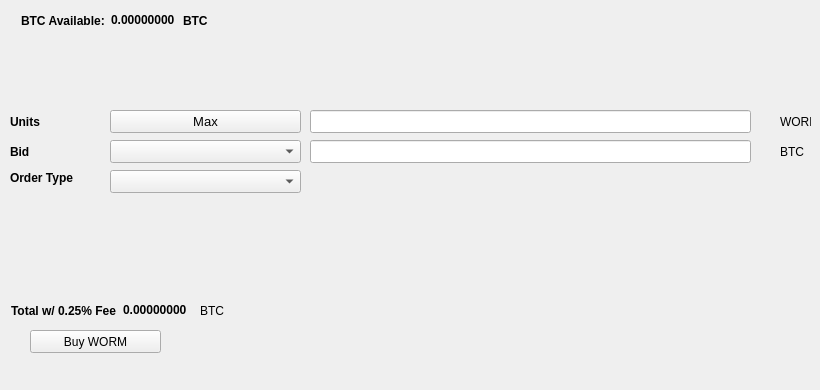
   <widget class="QWidget" name="BuyTab">
    <attribute name="title">
     <string>Buy</string>
    </attribute>
    <widget class="QPushButton" name="BuyWORM">
     <property name="geometry">
      <rect>
       <x>30</x>
       <y>330</y>
       <width>131</width>
       <height>23</height>
      </rect>
     </property>
     <property name="text">
      <string>Buy WORM</string>
     </property>
     <property name="icon">
      <iconset resource="../worm.qrc">
       <normaloff>:/icons/bitcoin</normaloff>:/icons/bitcoin</iconset>
     </property>
    </widget>
    <widget class="QLabel" name="label_3">
     <property name="geometry">
      <rect>
       <x>10</x>
       <y>110</y>
       <width>46</width>
       <height>23</height>
      </rect>
     </property>
     <property name="font">
      <font>
       <weight>75</weight>
       <bold>true</bold>
      </font>
     </property>
     <property name="text">
      <string>Units</string>
     </property>
    </widget>
    <widget class="QLineEdit" name="UnitsInput">
     <property name="geometry">
      <rect>
       <x>310</x>
       <y>110</y>
       <width>441</width>
       <height>23</height>
      </rect>
     </property>
     <property name="font">
      <font>
       <pointsize>9</pointsize>
       <weight>75</weight>
       <bold>true</bold>
      </font>
     </property>
    </widget>
    <widget class="QLineEdit" name="BuyBidPriceEdit">
     <property name="geometry">
      <rect>
       <x>310</x>
       <y>140</y>
       <width>441</width>
       <height>23</height>
      </rect>
     </property>
     <property name="font">
      <font>
       <pointsize>9</pointsize>
       <weight>75</weight>
       <bold>true</bold>
      </font>
     </property>
    </widget>
    <widget class="QLabel" name="label_4">
     <property name="geometry">
      <rect>
       <x>780</x>
       <y>110</y>
       <width>31</width>
       <height>23</height>
      </rect>
     </property>
     <property name="text">
      <string>WORM</string>
     </property>
    </widget>
    <widget class="QLabel" name="label_5">
     <property name="geometry">
      <rect>
       <x>780</x>
       <y>140</y>
       <width>31</width>
       <height>23</height>
      </rect>
     </property>
     <property name="text">
      <string>BTC</string>
     </property>
    </widget>
    <widget class="QLabel" name="label_6">
     <property name="geometry">
      <rect>
       <x>10</x>
       <y>140</y>
       <width>46</width>
       <height>23</height>
      </rect>
     </property>
     <property name="font">
      <font>
       <weight>75</weight>
       <bold>true</bold>
      </font>
     </property>
     <property name="text">
      <string>Bid</string>
     </property>
    </widget>
    <widget class="QLabel" name="label_7">
     <property name="geometry">
      <rect>
       <x>10</x>
       <y>170</y>
       <width>91</width>
       <height>16</height>
      </rect>
     </property>
     <property name="font">
      <font>
       <weight>75</weight>
       <bold>true</bold>
      </font>
     </property>
     <property name="text">
      <string>Order Type</string>
     </property>
    </widget>
    <widget class="QPushButton" name="Buy_Max_Amount">
     <property name="geometry">
      <rect>
       <x>110</x>
       <y>110</y>
       <width>191</width>
       <height>23</height>
      </rect>
     </property>
     <property name="font">
      <font>
       <pointsize>10</pointsize>
      </font>
     </property>
     <property name="text">
      <string>Max</string>
     </property>
    </widget>
    <widget class="QComboBox" name="BuyBidcomboBox">
     <property name="geometry">
      <rect>
       <x>110</x>
       <y>140</y>
       <width>191</width>
       <height>23</height>
      </rect>
     </property>
     <property name="font">
      <font>
       <pointsize>10</pointsize>
      </font>
     </property>
    </widget>
    <widget class="QComboBox" name="buyOrdertypeCombo">
     <property name="geometry">
      <rect>
       <x>110</x>
       <y>170</y>
       <width>191</width>
       <height>23</height>
      </rect>
     </property>
     <property name="font">
      <font>
       <pointsize>10</pointsize>
      </font>
     </property>
    </widget>
    <widget class="QWidget" name="layoutWidget1">
     <property name="geometry">
      <rect>
       <x>21</x>
       <y>11</y>
       <width>227</width>
       <height>19</height>
      </rect>
     </property>
     <layout class="QHBoxLayout" name="horizontalLayout_3">
      <item>
       <widget class="QLabel" name="label232">
        <property name="font">
         <font>
          <weight>75</weight>
          <bold>true</bold>
         </font>
        </property>
        <property name="text">
         <string>BTC Available:</string>
        </property>
       </widget>
      </item>
      <item>
       <widget class="QLabel" name="BtcAvailableLbl">
        <property name="palette">
         <palette>
          <active>
           <colorrole role="WindowText">
            <brush brushstyle="SolidPattern">
             <color alpha="255">
              <red>0</red>
              <green>0</green>
              <blue>0</blue>
             </color>
            </brush>
           </colorrole>
           <colorrole role="Button">
            <brush brushstyle="SolidPattern">
             <color alpha="255">
              <red>0</red>
              <green>170</green>
              <blue>0</blue>
             </color>
            </brush>
           </colorrole>
           <colorrole role="Light">
            <brush brushstyle="SolidPattern">
             <color alpha="255">
              <red>0</red>
              <green>255</green>
              <blue>0</blue>
             </color>
            </brush>
           </colorrole>
           <colorrole role="Midlight">
            <brush brushstyle="SolidPattern">
             <color alpha="255">
              <red>0</red>
              <green>212</green>
              <blue>0</blue>
             </color>
            </brush>
           </colorrole>
           <colorrole role="Dark">
            <brush brushstyle="SolidPattern">
             <color alpha="255">
              <red>0</red>
              <green>85</green>
              <blue>0</blue>
             </color>
            </brush>
           </colorrole>
           <colorrole role="Mid">
            <brush brushstyle="SolidPattern">
             <color alpha="255">
              <red>0</red>
              <green>113</green>
              <blue>0</blue>
             </color>
            </brush>
           </colorrole>
           <colorrole role="Text">
            <brush brushstyle="SolidPattern">
             <color alpha="255">
              <red>0</red>
              <green>170</green>
              <blue>0</blue>
             </color>
            </brush>
           </colorrole>
           <colorrole role="BrightText">
            <brush brushstyle="SolidPattern">
             <color alpha="255">
              <red>255</red>
              <green>255</green>
              <blue>255</blue>
             </color>
            </brush>
           </colorrole>
           <colorrole role="ButtonText">
            <brush brushstyle="SolidPattern">
             <color alpha="255">
              <red>0</red>
              <green>0</green>
              <blue>0</blue>
             </color>
            </brush>
           </colorrole>
           <colorrole role="Base">
            <brush brushstyle="SolidPattern">
             <color alpha="255">
              <red>255</red>
              <green>255</green>
              <blue>255</blue>
             </color>
            </brush>
           </colorrole>
           <colorrole role="Window">
            <brush brushstyle="SolidPattern">
             <color alpha="255">
              <red>0</red>
              <green>170</green>
              <blue>0</blue>
             </color>
            </brush>
           </colorrole>
           <colorrole role="Shadow">
            <brush brushstyle="SolidPattern">
             <color alpha="255">
              <red>0</red>
              <green>0</green>
              <blue>0</blue>
             </color>
            </brush>
           </colorrole>
           <colorrole role="AlternateBase">
            <brush brushstyle="SolidPattern">
             <color alpha="255">
              <red>127</red>
              <green>212</green>
              <blue>127</blue>
             </color>
            </brush>
           </colorrole>
           <colorrole role="ToolTipBase">
            <brush brushstyle="SolidPattern">
             <color alpha="255">
              <red>255</red>
              <green>255</green>
              <blue>220</blue>
             </color>
            </brush>
           </colorrole>
           <colorrole role="ToolTipText">
            <brush brushstyle="SolidPattern">
             <color alpha="255">
              <red>0</red>
              <green>0</green>
              <blue>0</blue>
             </color>
            </brush>
           </colorrole>
          </active>
          <inactive>
           <colorrole role="WindowText">
            <brush brushstyle="SolidPattern">
             <color alpha="255">
              <red>0</red>
              <green>0</green>
              <blue>0</blue>
             </color>
            </brush>
           </colorrole>
           <colorrole role="Button">
            <brush brushstyle="SolidPattern">
             <color alpha="255">
              <red>0</red>
              <green>170</green>
              <blue>0</blue>
             </color>
            </brush>
           </colorrole>
           <colorrole role="Light">
            <brush brushstyle="SolidPattern">
             <color alpha="255">
              <red>0</red>
              <green>255</green>
              <blue>0</blue>
             </color>
            </brush>
           </colorrole>
           <colorrole role="Midlight">
            <brush brushstyle="SolidPattern">
             <color alpha="255">
              <red>0</red>
              <green>212</green>
              <blue>0</blue>
             </color>
            </brush>
           </colorrole>
           <colorrole role="Dark">
            <brush brushstyle="SolidPattern">
             <color alpha="255">
              <red>0</red>
              <green>85</green>
              <blue>0</blue>
             </color>
            </brush>
           </colorrole>
           <colorrole role="Mid">
            <brush brushstyle="SolidPattern">
             <color alpha="255">
              <red>0</red>
              <green>113</green>
              <blue>0</blue>
             </color>
            </brush>
           </colorrole>
           <colorrole role="Text">
            <brush brushstyle="SolidPattern">
             <color alpha="255">
              <red>0</red>
              <green>170</green>
              <blue>0</blue>
             </color>
            </brush>
           </colorrole>
           <colorrole role="BrightText">
            <brush brushstyle="SolidPattern">
             <color alpha="255">
              <red>255</red>
              <green>255</green>
              <blue>255</blue>
             </color>
            </brush>
           </colorrole>
           <colorrole role="ButtonText">
            <brush brushstyle="SolidPattern">
             <color alpha="255">
              <red>0</red>
              <green>0</green>
              <blue>0</blue>
             </color>
            </brush>
           </colorrole>
           <colorrole role="Base">
            <brush brushstyle="SolidPattern">
             <color alpha="255">
              <red>255</red>
              <green>255</green>
              <blue>255</blue>
             </color>
            </brush>
           </colorrole>
           <colorrole role="Window">
            <brush brushstyle="SolidPattern">
             <color alpha="255">
              <red>0</red>
              <green>170</green>
              <blue>0</blue>
             </color>
            </brush>
           </colorrole>
           <colorrole role="Shadow">
            <brush brushstyle="SolidPattern">
             <color alpha="255">
              <red>0</red>
              <green>0</green>
              <blue>0</blue>
             </color>
            </brush>
           </colorrole>
           <colorrole role="AlternateBase">
            <brush brushstyle="SolidPattern">
             <color alpha="255">
              <red>127</red>
              <green>212</green>
              <blue>127</blue>
             </color>
            </brush>
           </colorrole>
           <colorrole role="ToolTipBase">
            <brush brushstyle="SolidPattern">
             <color alpha="255">
              <red>255</red>
              <green>255</green>
              <blue>220</blue>
             </color>
            </brush>
           </colorrole>
           <colorrole role="ToolTipText">
            <brush brushstyle="SolidPattern">
             <color alpha="255">
              <red>0</red>
              <green>0</green>
              <blue>0</blue>
             </color>
            </brush>
           </colorrole>
          </inactive>
          <disabled>
           <colorrole role="WindowText">
            <brush brushstyle="SolidPattern">
             <color alpha="255">
              <red>0</red>
              <green>85</green>
              <blue>0</blue>
             </color>
            </brush>
           </colorrole>
           <colorrole role="Button">
            <brush brushstyle="SolidPattern">
             <color alpha="255">
              <red>0</red>
              <green>170</green>
              <blue>0</blue>
             </color>
            </brush>
           </colorrole>
           <colorrole role="Light">
            <brush brushstyle="SolidPattern">
             <color alpha="255">
              <red>0</red>
              <green>255</green>
              <blue>0</blue>
             </color>
            </brush>
           </colorrole>
           <colorrole role="Midlight">
            <brush brushstyle="SolidPattern">
             <color alpha="255">
              <red>0</red>
              <green>212</green>
              <blue>0</blue>
             </color>
            </brush>
           </colorrole>
           <colorrole role="Dark">
            <brush brushstyle="SolidPattern">
             <color alpha="255">
              <red>0</red>
              <green>85</green>
              <blue>0</blue>
             </color>
            </brush>
           </colorrole>
           <colorrole role="Mid">
            <brush brushstyle="SolidPattern">
             <color alpha="255">
              <red>0</red>
              <green>113</green>
              <blue>0</blue>
             </color>
            </brush>
           </colorrole>
           <colorrole role="Text">
            <brush brushstyle="SolidPattern">
             <color alpha="255">
              <red>0</red>
              <green>85</green>
              <blue>0</blue>
             </color>
            </brush>
           </colorrole>
           <colorrole role="BrightText">
            <brush brushstyle="SolidPattern">
             <color alpha="255">
              <red>255</red>
              <green>255</green>
              <blue>255</blue>
             </color>
            </brush>
           </colorrole>
           <colorrole role="ButtonText">
            <brush brushstyle="SolidPattern">
             <color alpha="255">
              <red>0</red>
              <green>85</green>
              <blue>0</blue>
             </color>
            </brush>
           </colorrole>
           <colorrole role="Base">
            <brush brushstyle="SolidPattern">
             <color alpha="255">
              <red>0</red>
              <green>170</green>
              <blue>0</blue>
             </color>
            </brush>
           </colorrole>
           <colorrole role="Window">
            <brush brushstyle="SolidPattern">
             <color alpha="255">
              <red>0</red>
              <green>170</green>
              <blue>0</blue>
             </color>
            </brush>
           </colorrole>
           <colorrole role="Shadow">
            <brush brushstyle="SolidPattern">
             <color alpha="255">
              <red>0</red>
              <green>0</green>
              <blue>0</blue>
             </color>
            </brush>
           </colorrole>
           <colorrole role="AlternateBase">
            <brush brushstyle="SolidPattern">
             <color alpha="255">
              <red>0</red>
              <green>170</green>
              <blue>0</blue>
             </color>
            </brush>
           </colorrole>
           <colorrole role="ToolTipBase">
            <brush brushstyle="SolidPattern">
             <color alpha="255">
              <red>255</red>
              <green>255</green>
              <blue>220</blue>
             </color>
            </brush>
           </colorrole>
           <colorrole role="ToolTipText">
            <brush brushstyle="SolidPattern">
             <color alpha="255">
              <red>0</red>
              <green>0</green>
              <blue>0</blue>
             </color>
            </brush>
           </colorrole>
          </disabled>
         </palette>
        </property>
        <property name="font">
         <font>
          <weight>75</weight>
          <bold>true</bold>
         </font>
        </property>
        <property name="text">
         <string>0.00000000</string>
        </property>
        <property name="textInteractionFlags">
         <set>Qt::LinksAccessibleByMouse|Qt::TextSelectableByKeyboard|Qt::TextSelectableByMouse</set>
        </property>
       </widget>
      </item>
      <item>
       <widget class="QLabel" name="BtcAvailableLbl_2">
        <property name="font">
         <font>
          <weight>75</weight>
          <bold>true</bold>
         </font>
        </property>
        <property name="text">
         <string>BTC</string>
        </property>
       </widget>
      </item>
     </layout>
    </widget>
    <widget class="QWidget" name="layoutWidge2">
     <property name="geometry">
      <rect>
       <x>11</x>
       <y>301</y>
       <width>259</width>
       <height>19</height>
      </rect>
     </property>
     <layout class="QHBoxLayout" name="horizontalLayout_4">
      <item>
       <widget class="QLabel" name="label_9">
        <property name="font">
         <font>
          <weight>75</weight>
          <bold>true</bold>
         </font>
        </property>
        <property name="text">
         <string>Total w/ 0.25% Fee</string>
        </property>
       </widget>
      </item>
      <item>
       <widget class="QLabel" name="BuyCostLabel">
        <property name="palette">
         <palette>
          <active>
           <colorrole role="WindowText">
            <brush brushstyle="SolidPattern">
             <color alpha="255">
              <red>0</red>
              <green>0</green>
              <blue>0</blue>
             </color>
            </brush>
           </colorrole>
           <colorrole role="Button">
            <brush brushstyle="SolidPattern">
             <color alpha="255">
              <red>0</red>
              <green>170</green>
              <blue>0</blue>
             </color>
            </brush>
           </colorrole>
           <colorrole role="Light">
            <brush brushstyle="SolidPattern">
             <color alpha="255">
              <red>0</red>
              <green>255</green>
              <blue>0</blue>
             </color>
            </brush>
           </colorrole>
           <colorrole role="Midlight">
            <brush brushstyle="SolidPattern">
             <color alpha="255">
              <red>0</red>
              <green>212</green>
              <blue>0</blue>
             </color>
            </brush>
           </colorrole>
           <colorrole role="Dark">
            <brush brushstyle="SolidPattern">
             <color alpha="255">
              <red>0</red>
              <green>85</green>
              <blue>0</blue>
             </color>
            </brush>
           </colorrole>
           <colorrole role="Mid">
            <brush brushstyle="SolidPattern">
             <color alpha="255">
              <red>0</red>
              <green>113</green>
              <blue>0</blue>
             </color>
            </brush>
           </colorrole>
           <colorrole role="Text">
            <brush brushstyle="SolidPattern">
             <color alpha="255">
              <red>0</red>
              <green>170</green>
              <blue>0</blue>
             </color>
            </brush>
           </colorrole>
           <colorrole role="BrightText">
            <brush brushstyle="SolidPattern">
             <color alpha="255">
              <red>255</red>
              <green>255</green>
              <blue>255</blue>
             </color>
            </brush>
           </colorrole>
           <colorrole role="ButtonText">
            <brush brushstyle="SolidPattern">
             <color alpha="255">
              <red>0</red>
              <green>0</green>
              <blue>0</blue>
             </color>
            </brush>
           </colorrole>
           <colorrole role="Base">
            <brush brushstyle="SolidPattern">
             <color alpha="255">
              <red>255</red>
              <green>255</green>
              <blue>255</blue>
             </color>
            </brush>
           </colorrole>
           <colorrole role="Window">
            <brush brushstyle="SolidPattern">
             <color alpha="255">
              <red>0</red>
              <green>170</green>
              <blue>0</blue>
             </color>
            </brush>
           </colorrole>
           <colorrole role="Shadow">
            <brush brushstyle="SolidPattern">
             <color alpha="255">
              <red>0</red>
              <green>0</green>
              <blue>0</blue>
             </color>
            </brush>
           </colorrole>
           <colorrole role="AlternateBase">
            <brush brushstyle="SolidPattern">
             <color alpha="255">
              <red>127</red>
              <green>212</green>
              <blue>127</blue>
             </color>
            </brush>
           </colorrole>
           <colorrole role="ToolTipBase">
            <brush brushstyle="SolidPattern">
             <color alpha="255">
              <red>255</red>
              <green>255</green>
              <blue>220</blue>
             </color>
            </brush>
           </colorrole>
           <colorrole role="ToolTipText">
            <brush brushstyle="SolidPattern">
             <color alpha="255">
              <red>0</red>
              <green>0</green>
              <blue>0</blue>
             </color>
            </brush>
           </colorrole>
          </active>
          <inactive>
           <colorrole role="WindowText">
            <brush brushstyle="SolidPattern">
             <color alpha="255">
              <red>0</red>
              <green>0</green>
              <blue>0</blue>
             </color>
            </brush>
           </colorrole>
           <colorrole role="Button">
            <brush brushstyle="SolidPattern">
             <color alpha="255">
              <red>0</red>
              <green>170</green>
              <blue>0</blue>
             </color>
            </brush>
           </colorrole>
           <colorrole role="Light">
            <brush brushstyle="SolidPattern">
             <color alpha="255">
              <red>0</red>
              <green>255</green>
              <blue>0</blue>
             </color>
            </brush>
           </colorrole>
           <colorrole role="Midlight">
            <brush brushstyle="SolidPattern">
             <color alpha="255">
              <red>0</red>
              <green>212</green>
              <blue>0</blue>
             </color>
            </brush>
           </colorrole>
           <colorrole role="Dark">
            <brush brushstyle="SolidPattern">
             <color alpha="255">
              <red>0</red>
              <green>85</green>
              <blue>0</blue>
             </color>
            </brush>
           </colorrole>
           <colorrole role="Mid">
            <brush brushstyle="SolidPattern">
             <color alpha="255">
              <red>0</red>
              <green>113</green>
              <blue>0</blue>
             </color>
            </brush>
           </colorrole>
           <colorrole role="Text">
            <brush brushstyle="SolidPattern">
             <color alpha="255">
              <red>0</red>
              <green>170</green>
              <blue>0</blue>
             </color>
            </brush>
           </colorrole>
           <colorrole role="BrightText">
            <brush brushstyle="SolidPattern">
             <color alpha="255">
              <red>255</red>
              <green>255</green>
              <blue>255</blue>
             </color>
            </brush>
           </colorrole>
           <colorrole role="ButtonText">
            <brush brushstyle="SolidPattern">
             <color alpha="255">
              <red>0</red>
              <green>0</green>
              <blue>0</blue>
             </color>
            </brush>
           </colorrole>
           <colorrole role="Base">
            <brush brushstyle="SolidPattern">
             <color alpha="255">
              <red>255</red>
              <green>255</green>
              <blue>255</blue>
             </color>
            </brush>
           </colorrole>
           <colorrole role="Window">
            <brush brushstyle="SolidPattern">
             <color alpha="255">
              <red>0</red>
              <green>170</green>
              <blue>0</blue>
             </color>
            </brush>
           </colorrole>
           <colorrole role="Shadow">
            <brush brushstyle="SolidPattern">
             <color alpha="255">
              <red>0</red>
              <green>0</green>
              <blue>0</blue>
             </color>
            </brush>
           </colorrole>
           <colorrole role="AlternateBase">
            <brush brushstyle="SolidPattern">
             <color alpha="255">
              <red>127</red>
              <green>212</green>
              <blue>127</blue>
             </color>
            </brush>
           </colorrole>
           <colorrole role="ToolTipBase">
            <brush brushstyle="SolidPattern">
             <color alpha="255">
              <red>255</red>
              <green>255</green>
              <blue>220</blue>
             </color>
            </brush>
           </colorrole>
           <colorrole role="ToolTipText">
            <brush brushstyle="SolidPattern">
             <color alpha="255">
              <red>0</red>
              <green>0</green>
              <blue>0</blue>
             </color>
            </brush>
           </colorrole>
          </inactive>
          <disabled>
           <colorrole role="WindowText">
            <brush brushstyle="SolidPattern">
             <color alpha="255">
              <red>0</red>
              <green>85</green>
              <blue>0</blue>
             </color>
            </brush>
           </colorrole>
           <colorrole role="Button">
            <brush brushstyle="SolidPattern">
             <color alpha="255">
              <red>0</red>
              <green>170</green>
              <blue>0</blue>
             </color>
            </brush>
           </colorrole>
           <colorrole role="Light">
            <brush brushstyle="SolidPattern">
             <color alpha="255">
              <red>0</red>
              <green>255</green>
              <blue>0</blue>
             </color>
            </brush>
           </colorrole>
           <colorrole role="Midlight">
            <brush brushstyle="SolidPattern">
             <color alpha="255">
              <red>0</red>
              <green>212</green>
              <blue>0</blue>
             </color>
            </brush>
           </colorrole>
           <colorrole role="Dark">
            <brush brushstyle="SolidPattern">
             <color alpha="255">
              <red>0</red>
              <green>85</green>
              <blue>0</blue>
             </color>
            </brush>
           </colorrole>
           <colorrole role="Mid">
            <brush brushstyle="SolidPattern">
             <color alpha="255">
              <red>0</red>
              <green>113</green>
              <blue>0</blue>
             </color>
            </brush>
           </colorrole>
           <colorrole role="Text">
            <brush brushstyle="SolidPattern">
             <color alpha="255">
              <red>0</red>
              <green>85</green>
              <blue>0</blue>
             </color>
            </brush>
           </colorrole>
           <colorrole role="BrightText">
            <brush brushstyle="SolidPattern">
             <color alpha="255">
              <red>255</red>
              <green>255</green>
              <blue>255</blue>
             </color>
            </brush>
           </colorrole>
           <colorrole role="ButtonText">
            <brush brushstyle="SolidPattern">
             <color alpha="255">
              <red>0</red>
              <green>85</green>
              <blue>0</blue>
             </color>
            </brush>
           </colorrole>
           <colorrole role="Base">
            <brush brushstyle="SolidPattern">
             <color alpha="255">
              <red>0</red>
              <green>170</green>
              <blue>0</blue>
             </color>
            </brush>
           </colorrole>
           <colorrole role="Window">
            <brush brushstyle="SolidPattern">
             <color alpha="255">
              <red>0</red>
              <green>170</green>
              <blue>0</blue>
             </color>
            </brush>
           </colorrole>
           <colorrole role="Shadow">
            <brush brushstyle="SolidPattern">
             <color alpha="255">
              <red>0</red>
              <green>0</green>
              <blue>0</blue>
             </color>
            </brush>
           </colorrole>
           <colorrole role="AlternateBase">
            <brush brushstyle="SolidPattern">
             <color alpha="255">
              <red>0</red>
              <green>170</green>
              <blue>0</blue>
             </color>
            </brush>
           </colorrole>
           <colorrole role="ToolTipBase">
            <brush brushstyle="SolidPattern">
             <color alpha="255">
              <red>255</red>
              <green>255</green>
              <blue>220</blue>
             </color>
            </brush>
           </colorrole>
           <colorrole role="ToolTipText">
            <brush brushstyle="SolidPattern">
             <color alpha="255">
              <red>0</red>
              <green>0</green>
              <blue>0</blue>
             </color>
            </brush>
           </colorrole>
          </disabled>
         </palette>
        </property>
        <property name="font">
         <font>
          <weight>75</weight>
          <bold>true</bold>
         </font>
        </property>
        <property name="autoFillBackground">
         <bool>false</bool>
        </property>
        <property name="text">
         <string>0.00000000</string>
        </property>
        <property name="textInteractionFlags">
         <set>Qt::LinksAccessibleByMouse|Qt::TextSelectableByMouse</set>
        </property>
       </widget>
      </item>
      <item>
       <widget class="QLabel" name="label_10">
        <property name="font">
         <font>
          <weight>50</weight>
          <bold>false</bold>
         </font>
        </property>
        <property name="text">
         <string>BTC</string>
        </property>
       </widget>
      </item>
     </layout>
    </widget>
    <widget class="QLabel" name="label_24">
     <property name="geometry">
      <rect>
       <x>460</x>
       <y>300</y>
       <width>281</width>
       <height>81</height>
      </rect>
     </property>
     <property name="text">
      <string/>
     </property>
     <property name="pixmap">
      <pixmap>:/images/bittrex</pixmap>
     </property>
    </widget>
   </widget>
